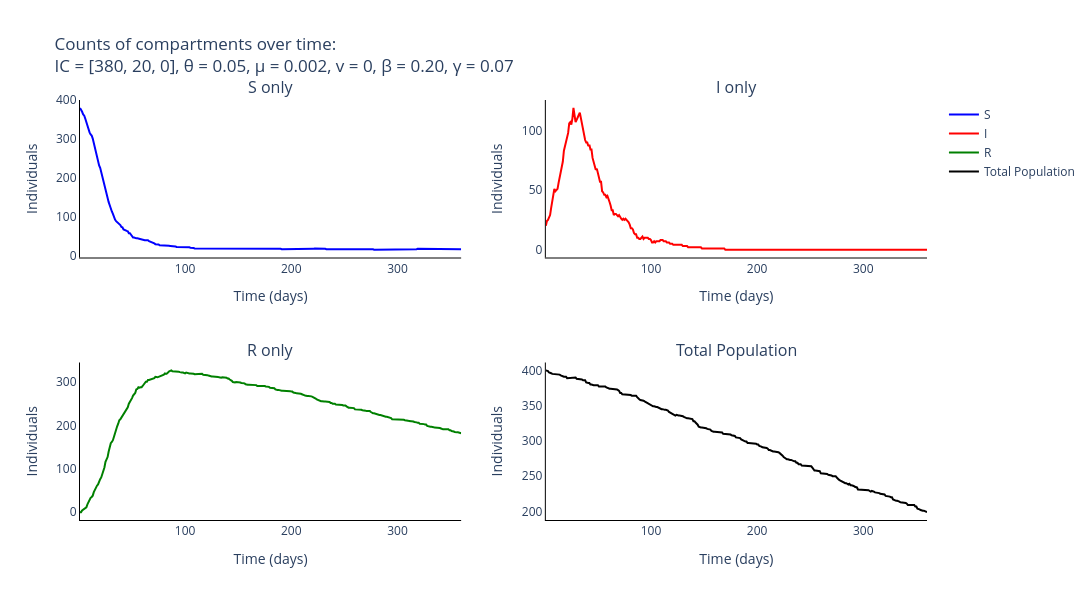

Notebook cell for this chart:
### Markdown cell above
### Plot output of Gillespie for the different compartments

### Code cell
# Trace names - represent the type of individuals for the simulation
trace_name = ['{}'.format(s) for s in compartments]

# Names of panels
panels = ['{} only'.format(s) for s in compartments] + ['Total Population']

fig = go.Figure()
fig = make_subplots(rows=int(np.ceil(len(panels)/2)), cols=2, subplot_titles=tuple('{}'.format(p) for p in panels))

# Add traces to the separate counts panels
for s, spec in enumerate(compartments):
    fig.add_trace(
        go.Scatter(
            y=np.mean(output_algorithm[:, :, s], axis=0).tolist(),
            x=times,
            mode='lines',
            name=trace_name[s],
            line_color=colours[s]
        ),
        row= int(np.floor(s / 2)) + 1,
        col= s % 2 + 1
    )

fig.add_trace(
    go.Scatter(
        y=np.mean(np.sum(output_algorithm, axis=2), axis=0).tolist(),
        x=times,
        mode='lines',
        name='Total Population',
        line_color='black'
    ),
    row= 2,
    col= 2
)

# Add axis labels
fig.update_layout(
    title='Counts of compartments over time:<br>IC = {}, θ = {}, μ = {}, v = {}, β = {:.2f}, γ = {:.2f}'.format(parameters[0:3], parameters[3], parameters[4], parameters[5], parameters[6], parameters[7]),
    width=1100, 
    height=600,
    plot_bgcolor='white',
    xaxis=dict(
        linecolor='black',
        title = 'Time (days)'
        ),
    yaxis=dict(
        linecolor='black',
        title = 'Individuals'),
    xaxis2=dict(
        linecolor='black',
        title = 'Time (days)'
        ),
    yaxis2=dict(
        linecolor='black',
        title = 'Individuals'),
    xaxis3=dict(
        linecolor='black',
        title = 'Time (days)'
        ),
    yaxis3=dict(
        linecolor='black',
        title = 'Individuals'),
    xaxis4=dict(
        linecolor='black',
        title = 'Time (days)'
        ),
    yaxis4=dict(
        linecolor='black',
        title = 'Individuals')
    #legend=dict(
    #    orientation="h",
    #    yanchor="bottom",
    #    y=1.02,
    #    xanchor="right",
    #    x=1
    #)
    )

fig.write_image('images/Optimal-sampling-gillespie.pdf')
fig.show()

### Figure 1 — Plotly figure (JSON) as saved in the notebook; plotly's stock layout.template omitted (floating-point values rounded to 4 significant figures; data arrays with more than 128 entries replaced by an {"elided": "..."} marker saying what was removed)
{"data": [{"line": {"color": "blue"}, "mode": "lines", "name": "S", "type": "scatter", "x": {"elided": "360 int values"}, "xaxis": "x", "y": {"elided": "360 int values"}, "yaxis": "y"}, {"line": {"color": "red"}, "mode": "lines", "name": "I", "type": "scatter", "x": {"elided": "360 int values"}, "xaxis": "x2", "y": {"elided": "360 int values"}, "yaxis": "y2"}, {"line": {"color": "green"}, "mode": "lines", "name": "R", "type": "scatter", "x": {"elided": "360 int values"}, "xaxis": "x3", "y": {"elided": "360 int values"}, "yaxis": "y3"}, {"line": {"color": "black"}, "mode": "lines", "name": "Total Population", "type": "scatter", "x": {"elided": "360 int values"}, "xaxis": "x4", "y": {"elided": "360 int values"}, "yaxis": "y4"}], "layout": {"annotations": [{"font": {"size": 16}, "showarrow": false, "text": "S only", "x": 0.225, "xanchor": "center", "xref": "paper", "y": 1, "yanchor": "bottom", "yref": "paper"}, {"font": {"size": 16}, "showarrow": false, "text": "I only", "x": 0.775, "xanchor": "center", "xref": "paper", "y": 1, "yanchor": "bottom", "yref": "paper"}, {"font": {"size": 16}, "showarrow": false, "text": "R only", "x": 0.225, "xanchor": "center", "xref": "paper", "y": 0.375, "yanchor": "bottom", "yref": "paper"}, {"font": {"size": 16}, "showarrow": false, "text": "Total Population", "x": 0.775, "xanchor": "center", "xref": "paper", "y": 0.375, "yanchor": "bottom", "yref": "paper"}], "height": 600, "plot_bgcolor": "white", "title": {"text": "Counts of compartments over time:<br>IC = [380, 20, 0], θ = 0.05, μ = 0.002, v = 0, β = 0.20, γ = 0.07"}, "width": 1100, "xaxis": {"anchor": "y", "domain": [0, 0.45], "linecolor": "black", "title": {"text": "Time (days)"}}, "xaxis2": {"anchor": "y2", "domain": [0.55, 1], "linecolor": "black", "title": {"text": "Time (days)"}}, "xaxis3": {"anchor": "y3", "domain": [0, 0.45], "linecolor": "black", "title": {"text": "Time (days)"}}, "xaxis4": {"anchor": "y4", "domain": [0.55, 1], "linecolor": "black", "title": {"text": "Time (days)"}}, "yaxis": {"anchor": "x", "domain": [0.625, 1], "linecolor": "black", "title": {"text": "Individuals"}}, "yaxis2": {"anchor": "x2", "domain": [0.625, 1], "linecolor": "black", "title": {"text": "Individuals"}}, "yaxis3": {"anchor": "x3", "domain": [0, 0.375], "linecolor": "black", "title": {"text": "Individuals"}}, "yaxis4": {"anchor": "x4", "domain": [0, 0.375], "linecolor": "black", "title": {"text": "Individuals"}}}}
